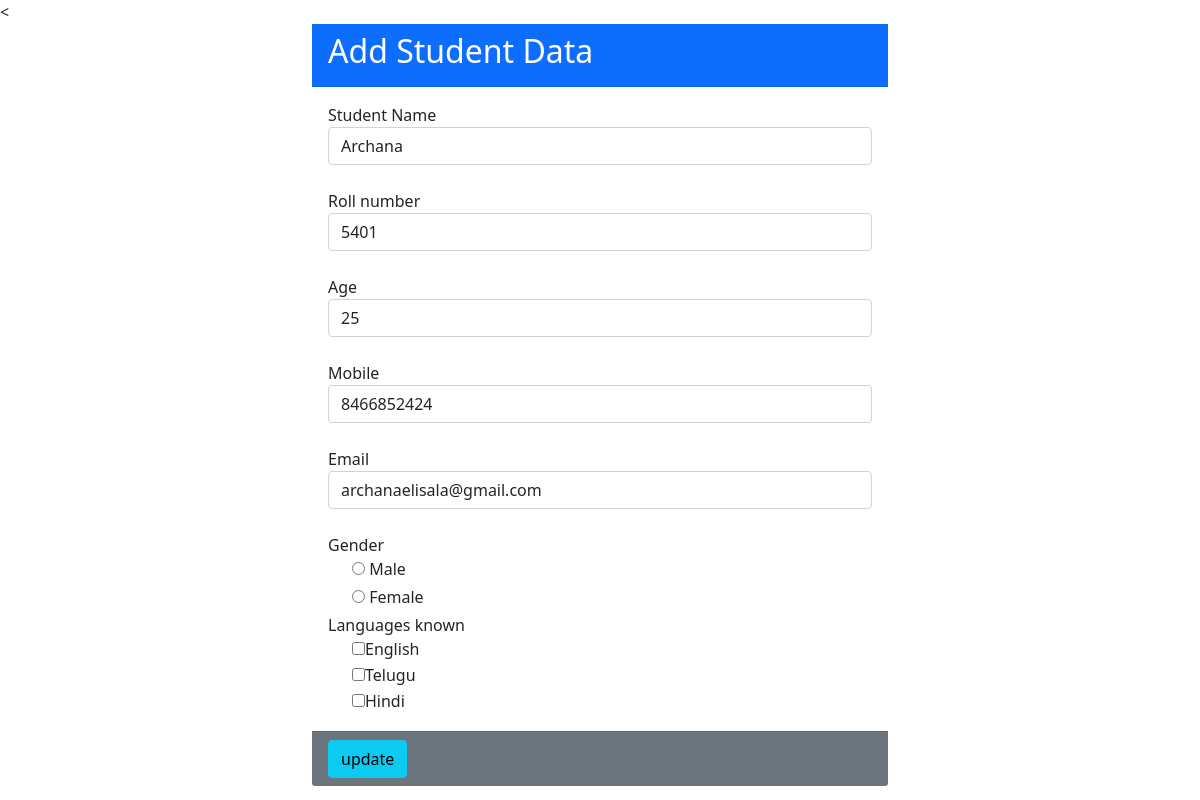
The page /crud/update/1 on the database its author committed.
### CRUD/models.py (models this page shows, shortened)
class StudentNew(models.Model):
	name = models.CharField(max_length=30)
	rollnum = models.CharField(max_length=20)
	age = models.IntegerField()
	phone = models.CharField(max_length=10)
	email = models.EmailField(max_length=30)
	gender = models.CharField(max_length=20)
	languages = models.CharField(max_length=20,null=True)

### CRUD/views.py (the view, shortened to what this page needs)
# urls.py: path('update/<int:id>',views.update,name='update'),
def update(request,id):
	stu_data = StudentNew.objects.get(id=id)
	return render(request,'crud/updatenew.html',{'data':stu_data})

### CRUD/templates/crud/updatenew.html (shortened to what this page needs)
{% load static %}
<!DOCTYPE html>
<html>
<head>
	<link rel="stylesheet" href="{% static 'css/bootstrap.min.css' %}">
</head>
<body>
	<
	<div class="container col-md-6">
	<form method="POST">
		<div class="card-header bg-primary border-rounded text-white">
		<h2>Add Student Data</h2></div>
		<div class="card-body">
			<div class="form-group">
				<label>Student Name</label>
				<input type="text" name="Studentname" value="{{data.name}}" id="Student name" placeholder="Enter Student Name" required class="form-control"><br>
			</div>
			<div class="form-group">
				<label>Roll number</label>
				<input type="text" name="rollnum" value="{{data.rollnum}}" id="rollnum" placeholder="Enter Roll Number" class="form-control" required><br>
			</div>
			<div class="form-group">
				<label>Age</label>
				<input type="number" name="age" value="{{data.age}}" id="age" placeholder="Enter Your Age" class="form-control" required><br>
			</div>
			<div class="form-group">
				<label>Mobile</label>
				<input type="number" name="phone" value="{{data.phone}}" id="phone" placeholder="Enter your number" class="form-control" required><br>
			</div>
			<div class="form-group">
				<label>Email</label>
				<input type="email" name="email" value="{{data.email}}" id="email" placeholder="Enter your Email" class="form-control" required><br>
			</div>
			<div class="form-group">
    			<label>Gender</label>
    				<div class="form-check">
	    				<input type="radio" id="male" name="gender" value="male" class="mb-2 sm-2">
	    				<label>Male</label>
    				</div>
    				<div class="form-check">
	    				<input type="radio" id="female" name="gender" value="female" class="mb-2 sm-2">
	    				<label>Female</label>
    				</div>
    		</div>
			<div class="form-group">
				<label for="checkbox">Languages known</label>
				<div class="form-check">
					<label class="form-check-label1" for="check1">
						<input type="checkbox" name="lan" id="check1" value="English">English
					</label>
				</div>
				<div class="form-check">
					<label class="form-check-label2" for="check2">
						<input type="checkbox" name="lan" id="check2" value="Telugu">Telugu
					</label>
				</div>
				<div class="form-check">
					<label class="form-check-label3" for="check3">
						<input type="checkbox" name="lan" id="check3" value="Hindi">Hindi
					</label>
				</div>
			</div>
		</div>
		<div class="card-footer bg-secondary">
			<button type="submit" class="btn btn-info">update</button>
		</div>
	</form>
	</div>
</body>
</html>

### rows shown on the page
StudentNew: Studentname "Archana", rollnum "5401", age "25", phone "8466852424", email "archanaelisala@gmail.com"
